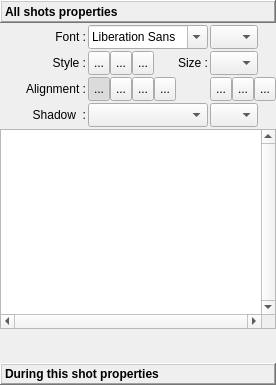
             <widget class="QWidget" name="scrollAreaWidgetContents">
              <property name="geometry">
               <rect>
                <x>0</x>
                <y>0</y>
                <width>276</width>
                <height>385</height>
               </rect>
              </property>
              <layout class="QVBoxLayout" name="verticalLayout" stretch="0,0,0,0,0">
               <property name="spacing">
                <number>2</number>
               </property>
               <property name="margin">
                <number>0</number>
               </property>
               <item>
                <widget class="QLabel" name="label_24">
                 <property name="font">
                  <font>
                   <weight>75</weight>
                   <bold>true</bold>
                  </font>
                 </property>
                 <property name="frameShape">
                  <enum>QFrame::WinPanel</enum>
                 </property>
                 <property name="frameShadow">
                  <enum>QFrame::Raised</enum>
                 </property>
                 <property name="text">
                  <string>All shots properties</string>
                 </property>
                </widget>
               </item>
               <item>
                <layout class="QGridLayout" name="gridLayout_2">
                 <property name="margin">
                  <number>0</number>
                 </property>
                 <property name="spacing">
                  <number>2</number>
                 </property>
                 <item row="1" column="0">
                  <widget class="QLabel" name="label_9">
                   <property name="text">
                    <string> Style :</string>
                   </property>
                   <property name="alignment">
                    <set>Qt::AlignRight|Qt::AlignTrailing|Qt::AlignVCenter</set>
                   </property>
                  </widget>
                 </item>
                 <item row="1" column="1">
                  <layout class="QHBoxLayout" name="horizontalLayout_11">
                   <property name="spacing">
                    <number>0</number>
                   </property>
                   <property name="margin">
                    <number>0</number>
                   </property>
                   <item>
                    <widget class="QToolButton" name="bold">
                     <property name="minimumSize">
                      <size>
                       <width>22</width>
                       <height>24</height>
                      </size>
                     </property>
                     <property name="maximumSize">
                      <size>
                       <width>22</width>
                       <height>24</height>
                      </size>
                     </property>
                     <property name="toolTip">
                      <string>Bold</string>
                     </property>
                     <property name="text">
                      <string notr="true">...</string>
                     </property>
                     <property name="icon">
                      <iconset>
                       <normaloff>icons/text_bold.png</normaloff>icons/text_bold.png</iconset>
                     </property>
                     <property name="checkable">
                      <bool>true</bool>
                     </property>
                     <property name="checked">
                      <bool>false</bool>
                     </property>
                    </widget>
                   </item>
                   <item>
                    <widget class="QToolButton" name="Italic">
                     <property name="minimumSize">
                      <size>
                       <width>22</width>
                       <height>24</height>
                      </size>
                     </property>
                     <property name="maximumSize">
                      <size>
                       <width>22</width>
                       <height>24</height>
                      </size>
                     </property>
                     <property name="toolTip">
                      <string>Italic</string>
                     </property>
                     <property name="text">
                      <string notr="true">...</string>
                     </property>
                     <property name="icon">
                      <iconset>
                       <normaloff>icons/text_italic.png</normaloff>icons/text_italic.png</iconset>
                     </property>
                     <property name="checkable">
                      <bool>true</bool>
                     </property>
                    </widget>
                   </item>
                   <item>
                    <widget class="QToolButton" name="Souligne">
                     <property name="minimumSize">
                      <size>
                       <width>22</width>
                       <height>24</height>
                      </size>
                     </property>
                     <property name="maximumSize">
                      <size>
                       <width>22</width>
                       <height>24</height>
                      </size>
                     </property>
                     <property name="toolTip">
                      <string>Underline</string>
                     </property>
                     <property name="text">
                      <string notr="true">...</string>
                     </property>
                     <property name="icon">
                      <iconset>
                       <normaloff>icons/text_underline.png</normaloff>icons/text_underline.png</iconset>
                     </property>
                     <property name="checkable">
                      <bool>true</bool>
                     </property>
                    </widget>
                   </item>
                   <item>
                    <widget class="QLabel" name="label_5">
                     <property name="sizePolicy">
                      <sizepolicy hsizetype="Preferred" vsizetype="Preferred">
                       <horstretch>0</horstretch>
                       <verstretch>0</verstretch>
                      </sizepolicy>
                     </property>
                     <property name="text">
                      <string>Size :</string>
                     </property>
                     <property name="alignment">
                      <set>Qt::AlignRight|Qt::AlignTrailing|Qt::AlignVCenter</set>
                     </property>
                    </widget>
                   </item>
                  </layout>
                 </item>
                 <item row="0" column="0">
                  <widget class="QLabel" name="label_32">
                   <property name="text">
                    <string>Font :</string>
                   </property>
                   <property name="alignment">
                    <set>Qt::AlignRight|Qt::AlignTrailing|Qt::AlignVCenter</set>
                   </property>
                  </widget>
                 </item>
                 <item row="3" column="0">
                  <widget class="QLabel" name="label_4">
                   <property name="text">
                    <string>Shadow  :</string>
                   </property>
                   <property name="alignment">
                    <set>Qt::AlignRight|Qt::AlignTrailing|Qt::AlignVCenter</set>
                   </property>
                  </widget>
                 </item>
                 <item row="2" column="0">
                  <widget class="QLabel" name="label_7">
                   <property name="text">
                    <string>Alignment :</string>
                   </property>
                   <property name="alignment">
                    <set>Qt::AlignRight|Qt::AlignTrailing|Qt::AlignVCenter</set>
                   </property>
                  </widget>
                 </item>
                 <item row="2" column="1">
                  <layout class="QHBoxLayout" name="horizontalLayout_4">
                   <property name="spacing">
                    <number>0</number>
                   </property>
                   <property name="margin">
                    <number>0</number>
                   </property>
                   <item>
                    <widget class="QToolButton" name="textLeft">
                     <property name="minimumSize">
                      <size>
                       <width>22</width>
                       <height>24</height>
                      </size>
                     </property>
                     <property name="maximumSize">
                      <size>
                       <width>22</width>
                       <height>24</height>
                      </size>
                     </property>
                     <property name="toolTip">
                      <string>Align left</string>
                     </property>
                     <property name="text">
                      <string notr="true">...</string>
                     </property>
                     <property name="icon">
                      <iconset>
                       <normaloff>icons/text_align_left.png</normaloff>icons/text_align_left.png</iconset>
                     </property>
                     <property name="checkable">
                      <bool>true</bool>
                     </property>
                     <property name="checked">
                      <bool>true</bool>
                     </property>
                     <property name="autoExclusive">
                      <bool>true</bool>
                     </property>
                    </widget>
                   </item>
                   <item>
                    <widget class="QToolButton" name="textCenter">
                     <property name="minimumSize">
                      <size>
                       <width>22</width>
                       <height>24</height>
                      </size>
                     </property>
                     <property name="maximumSize">
                      <size>
                       <width>22</width>
                       <height>24</height>
                      </size>
                     </property>
                     <property name="toolTip">
                      <string>Align center</string>
                     </property>
                     <property name="text">
                      <string notr="true">...</string>
                     </property>
                     <property name="icon">
                      <iconset>
                       <normaloff>icons/text_align_center.png</normaloff>icons/text_align_center.png</iconset>
                     </property>
                     <property name="checkable">
                      <bool>true</bool>
                     </property>
                     <property name="autoExclusive">
                      <bool>true</bool>
                     </property>
                    </widget>
                   </item>
                   <item>
                    <widget class="QToolButton" name="textJustif">
                     <property name="minimumSize">
                      <size>
                       <width>22</width>
                       <height>24</height>
                      </size>
                     </property>
                     <property name="maximumSize">
                      <size>
                       <width>22</width>
                       <height>24</height>
                      </size>
                     </property>
                     <property name="toolTip">
                      <string>Align justify</string>
                     </property>
                     <property name="text">
                      <string notr="true">...</string>
                     </property>
                     <property name="icon">
                      <iconset>
                       <normaloff>icons/text_align_justif.png</normaloff>icons/text_align_justif.png</iconset>
                     </property>
                     <property name="checkable">
                      <bool>true</bool>
                     </property>
                     <property name="autoExclusive">
                      <bool>true</bool>
                     </property>
                    </widget>
                   </item>
                   <item>
                    <widget class="QToolButton" name="textRight">
                     <property name="minimumSize">
                      <size>
                       <width>22</width>
                       <height>24</height>
                      </size>
                     </property>
                     <property name="maximumSize">
                      <size>
                       <width>22</width>
                       <height>24</height>
                      </size>
                     </property>
                     <property name="toolTip">
                      <string>Align right</string>
                     </property>
                     <property name="text">
                      <string notr="true">...</string>
                     </property>
                     <property name="icon">
                      <iconset>
                       <normaloff>icons/text_align_right.png</normaloff>icons/text_align_right.png</iconset>
                     </property>
                     <property name="checkable">
                      <bool>true</bool>
                     </property>
                     <property name="autoExclusive">
                      <bool>true</bool>
                     </property>
                    </widget>
                   </item>
                   <item>
                    <widget class="QLabel" name="label_12">
                     <property name="sizePolicy">
                      <sizepolicy hsizetype="Preferred" vsizetype="Preferred">
                       <horstretch>0</horstretch>
                       <verstretch>0</verstretch>
                      </sizepolicy>
                     </property>
                     <property name="minimumSize">
                      <size>
                       <width>10</width>
                       <height>0</height>
                      </size>
                     </property>
                     <property name="text">
                      <string notr="true"/>
                     </property>
                    </widget>
                   </item>
                  </layout>
                 </item>
                 <item row="1" column="2">
                  <widget class="QComboBox" name="fontSize">
                   <property name="sizePolicy">
                    <sizepolicy hsizetype="Fixed" vsizetype="Fixed">
                     <horstretch>0</horstretch>
                     <verstretch>0</verstretch>
                    </sizepolicy>
                   </property>
                   <property name="minimumSize">
                    <size>
                     <width>48</width>
                     <height>24</height>
                    </size>
                   </property>
                   <property name="maximumSize">
                    <size>
                     <width>48</width>
                     <height>24</height>
                    </size>
                   </property>
                   <property name="toolTip">
                    <string>Select font size</string>
                   </property>
                  </widget>
                 </item>
                 <item row="0" column="2">
                  <widget class="cCustomColorComboBox" name="FontColorCombo">
                   <property name="sizePolicy">
                    <sizepolicy hsizetype="Fixed" vsizetype="Fixed">
                     <horstretch>0</horstretch>
                     <verstretch>0</verstretch>
                    </sizepolicy>
                   </property>
                   <property name="minimumSize">
                    <size>
                     <width>48</width>
                     <height>24</height>
                    </size>
                   </property>
                   <property name="maximumSize">
                    <size>
                     <width>48</width>
                     <height>24</height>
                    </size>
                   </property>
                   <property name="editable">
                    <bool>false</bool>
                   </property>
                  </widget>
                 </item>
                 <item row="3" column="2">
                  <widget class="cCustomColorComboBox" name="StyleShadowColorCombo">
                   <property name="sizePolicy">
                    <sizepolicy hsizetype="Fixed" vsizetype="Fixed">
                     <horstretch>0</horstretch>
                     <verstretch>0</verstretch>
                    </sizepolicy>
                   </property>
                   <property name="minimumSize">
                    <size>
                     <width>48</width>
                     <height>24</height>
                    </size>
                   </property>
                   <property name="maximumSize">
                    <size>
                     <width>48</width>
                     <height>24</height>
                    </size>
                   </property>
                  </widget>
                 </item>
                 <item row="3" column="1">
                  <widget class="QComboBox" name="fontEffectCB">
                   <property name="sizePolicy">
                    <sizepolicy hsizetype="Preferred" vsizetype="Fixed">
                     <horstretch>0</horstretch>
                     <verstretch>0</verstretch>
                    </sizepolicy>
                   </property>
                   <property name="minimumSize">
                    <size>
                     <width>0</width>
                     <height>24</height>
                    </size>
                   </property>
                   <property name="maximumSize">
                    <size>
                     <width>120</width>
                     <height>24</height>
                    </size>
                   </property>
                   <property name="toolTip">
                    <string>Select font effect (outerline, shadow)</string>
                   </property>
                   <property name="styleSheet">
                    <string notr="true">QComboBox QAbstractItemView {
background: #ffffff;
color: #000000;
}</string>
                   </property>
                  </widget>
                 </item>
                 <item row="2" column="2">
                  <layout class="QHBoxLayout" name="horizontalLayout">
                   <property name="spacing">
                    <number>0</number>
                   </property>
                   <property name="margin">
                    <number>0</number>
                   </property>
                   <item>
                    <widget class="QToolButton" name="textUp">
                     <property name="minimumSize">
                      <size>
                       <width>22</width>
                       <height>24</height>
                      </size>
                     </property>
                     <property name="maximumSize">
                      <size>
                       <width>22</width>
                       <height>24</height>
                      </size>
                     </property>
                     <property name="toolTip">
                      <string>Align top</string>
                     </property>
                     <property name="text">
                      <string notr="true">...</string>
                     </property>
                     <property name="icon">
                      <iconset>
                       <normaloff>icons/text_align_vup.png</normaloff>icons/text_align_vup.png</iconset>
                     </property>
                     <property name="checkable">
                      <bool>true</bool>
                     </property>
                     <property name="autoExclusive">
                      <bool>true</bool>
                     </property>
                    </widget>
                   </item>
                   <item>
                    <widget class="QToolButton" name="textVCenter">
                     <property name="minimumSize">
                      <size>
                       <width>22</width>
                       <height>24</height>
                      </size>
                     </property>
                     <property name="maximumSize">
                      <size>
                       <width>22</width>
                       <height>24</height>
                      </size>
                     </property>
                     <property name="toolTip">
                      <string>Align in the middle</string>
                     </property>
                     <property name="text">
                      <string notr="true">...</string>
                     </property>
                     <property name="icon">
                      <iconset>
                       <normaloff>icons/text_align_vcenter.png</normaloff>icons/text_align_vcenter.png</iconset>
                     </property>
                     <property name="checkable">
                      <bool>true</bool>
                     </property>
                     <property name="autoExclusive">
                      <bool>true</bool>
                     </property>
                    </widget>
                   </item>
                   <item>
                    <widget class="QToolButton" name="textBottom">
                     <property name="minimumSize">
                      <size>
                       <width>22</width>
                       <height>24</height>
                      </size>
                     </property>
                     <property name="maximumSize">
                      <size>
                       <width>22</width>
                       <height>24</height>
                      </size>
                     </property>
                     <property name="toolTip">
                      <string>Align bottom</string>
                     </property>
                     <property name="text">
                      <string notr="true">...</string>
                     </property>
                     <property name="icon">
                      <iconset>
                       <normaloff>icons/text_align_vbottom.png</normaloff>icons/text_align_vbottom.png</iconset>
                     </property>
                     <property name="checkable">
                      <bool>true</bool>
                     </property>
                     <property name="checked">
                      <bool>false</bool>
                     </property>
                     <property name="autoExclusive">
                      <bool>true</bool>
                     </property>
                    </widget>
                   </item>
                  </layout>
                 </item>
                 <item row="0" column="1">
                  <widget class="QFontComboBox" name="fontStyleCB">
                   <property name="sizePolicy">
                    <sizepolicy hsizetype="Fixed" vsizetype="Preferred">
                     <horstretch>0</horstretch>
                     <verstretch>0</verstretch>
                    </sizepolicy>
                   </property>
                   <property name="maximumSize">
                    <size>
                     <width>120</width>
                     <height>16777215</height>
                    </size>
                   </property>
                   <property name="toolTip">
                    <string>Select font family</string>
                   </property>
                  </widget>
                 </item>
                </layout>
               </item>
               <item>
                <widget class="QPlainTextEdit" name="plainTextEdit">
                 <property name="sizePolicy">
                  <sizepolicy hsizetype="Expanding" vsizetype="Fixed">
                   <horstretch>0</horstretch>
                   <verstretch>0</verstretch>
                  </sizepolicy>
                 </property>
                 <property name="minimumSize">
                  <size>
                   <width>0</width>
                   <height>200</height>
                  </size>
                 </property>
                 <property name="maximumSize">
                  <size>
                   <width>16777215</width>
                   <height>200</height>
                  </size>
                 </property>
                 <property name="verticalScrollBarPolicy">
                  <enum>Qt::ScrollBarAlwaysOn</enum>
                 </property>
                 <property name="horizontalScrollBarPolicy">
                  <enum>Qt::ScrollBarAlwaysOn</enum>
                 </property>
                 <property name="documentTitle">
                  <string notr="true"/>
                 </property>
                 <property name="plainText">
                  <string notr="true"/>
                 </property>
                </widget>
               </item>
               <item>
                <widget class="QLabel" name="Spacer_2">
                 <property name="minimumSize">
                  <size>
                   <width>0</width>
                   <height>30</height>
                  </size>
                 </property>
                 <property name="text">
                  <string notr="true"/>
                 </property>
                </widget>
               </item>
               <item>
                <widget class="QLabel" name="label_25">
                 <property name="font">
                  <font>
                   <weight>75</weight>
                   <bold>true</bold>
                  </font>
                 </property>
                 <property name="frameShape">
                  <enum>QFrame::WinPanel</enum>
                 </property>
                 <property name="frameShadow">
                  <enum>QFrame::Raised</enum>
                 </property>
                 <property name="text">
                  <string>During this shot properties</string>
                 </property>
                </widget>
               </item>
              </layout>
             </widget>
